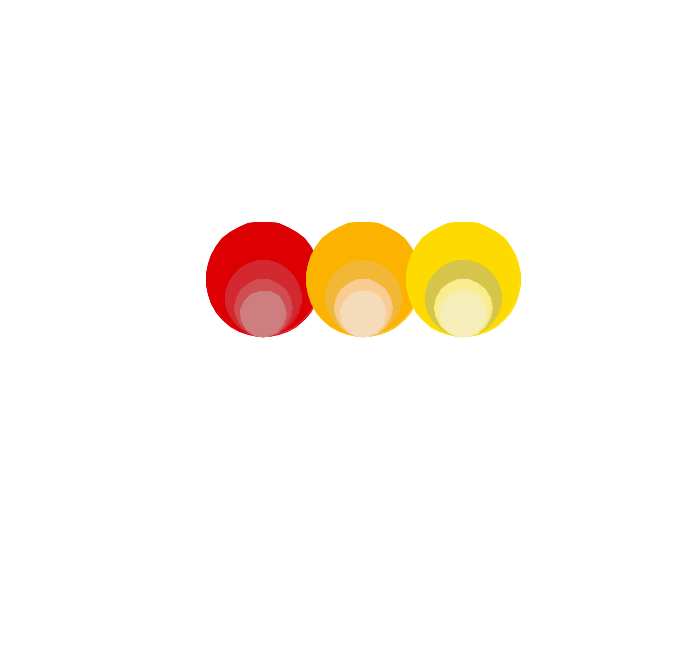

Here is the Python script that generated this plot:
import os
import turtle
import random
import math
import PIL
from PIL import ImageGrab
from PIL import Image

this_dir = os.getcwd()
bounds = (366, 140, 1060, 800)

reds = ['#ea0606', '#e24141', '#de6565', '#dc9393']
oranges = ['#ffc108', '#f7c450', '#fbd6a5', '#f7e3c8']
yellows = ['#ffe108', '#decf64' , '#fbf0a5', '#f7f1c8']

colors = [reds, oranges, yellows]

class Target:
	def __init__(self, x, y, size, color):
		self.turt = turtle.Turtle()
		self.x = x
		self.y = y
		self.size = size
		self.color = color

	def setup(self):
		self.turt.penup()
		self.turt.hideturtle()
		self.turt.color(self.color)
		self.turt.goto(self.x, self.y)

	def draw(self):
		self.turt.pendown()
		self.turt.begin_fill()
		for i in range(0, 360, self.size):
			self.turt.setheading(i)
			self.turt.forward(10)
		self.turt.end_fill()


def run():
	x = -100
	y = 0
	size = 10
	for color in colors:
		for col in color:
			target = Target(x, y, size, col)
			target.setup()
			target.draw()
			size += 5
		size = 10
		x += 100


	img = ImageGrab.grab(bbox=bounds)
	img.save(this_dir + '/tartle24/tart.png', quality=95)


